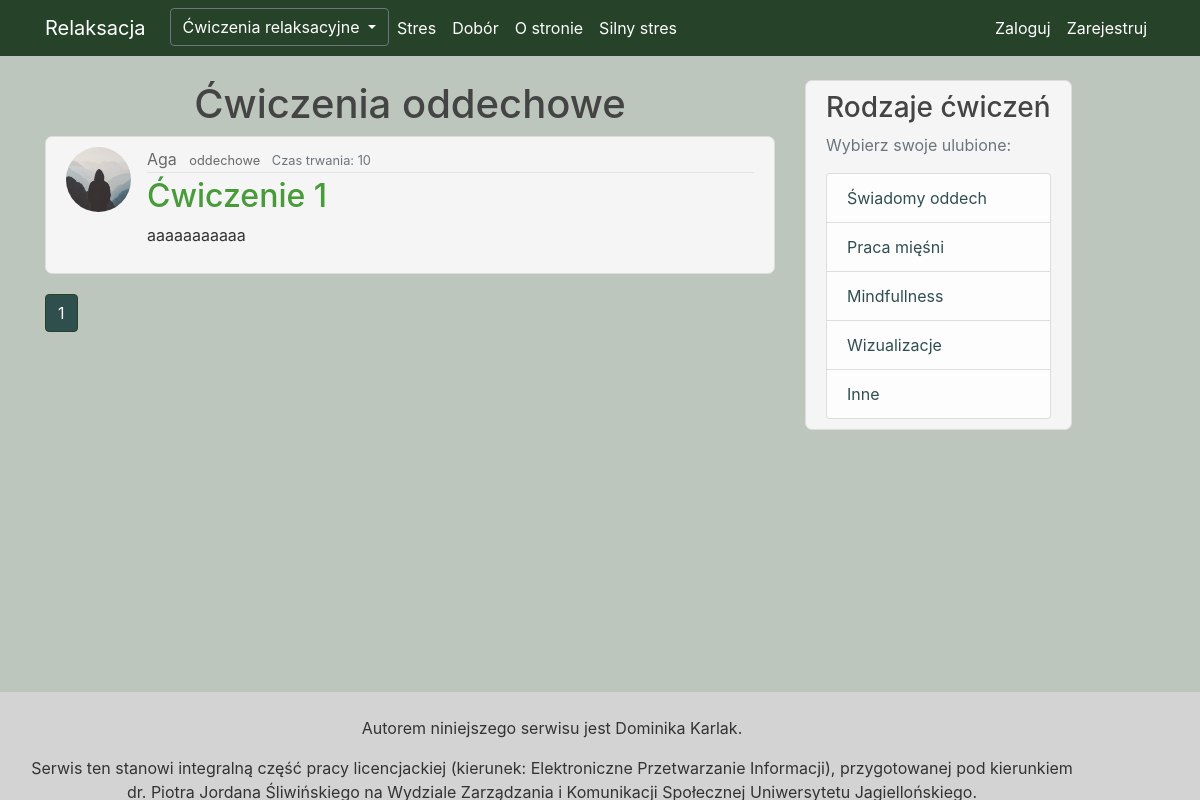
The app's page /oddechowe, older data.
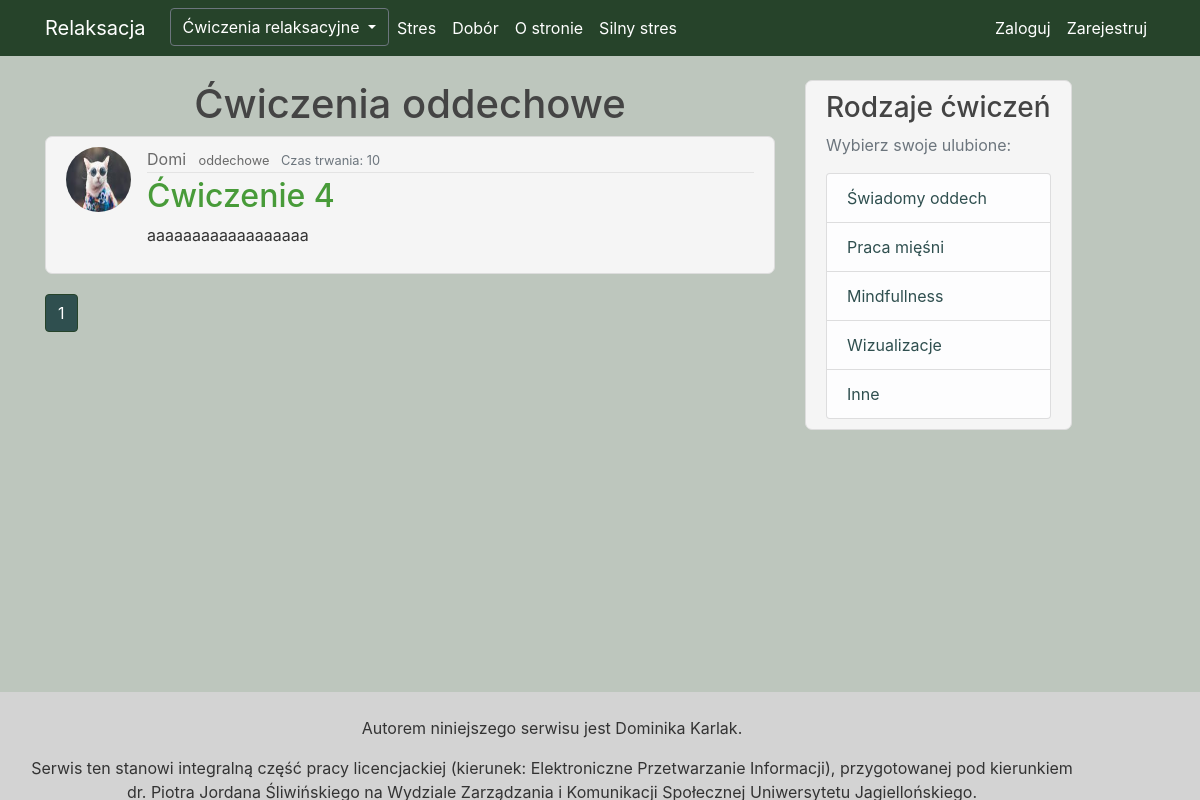
The same page, newer data.
### Relaks/models.py (models this page shows, shortened)
class Post(db.Model):
    id = db.Column(db.Integer, primary_key=True, autoincrement=True)
    name = db.Column(db.String(100), nullable=True)
    category = db.Column(db.String(100), nullable=True)
    time = db.Column(db.Integer, nullable=True)
    content = db.Column(db.Text, nullable=True)
    user_id = db.Column(db.Integer, db.ForeignKey('user.id'), nullable=False)
    fav = db.relationship('Favourite', backref='fav', lazy=True)
    comments = db.relationship("Comment", backref='article', lazy=True)

class User(db.Model, UserMixin):
    id = db.Column(db.Integer, primary_key=True)
    username = db.Column(db.String(20), unique=True, nullable=False)
    email = db.Column(db.String(120), unique=True, nullable=False)
    image_file = db.Column(db.String(20), nullable=False, default='default.jpg')
    password = db.Column(db.String(60), nullable=False)
    is_admin = db.Column(db.Boolean, nullable=False)
    posts = db.relationship('Post', backref='author', lazy=True)
    fav = db.relationship('Favourite', backref='author', lazy=True)
    comments = db.relationship('Comment', backref='author', lazy=True)

### Relaks/routes.py (the view)
@app.route("/oddechowe", methods=['GET', 'POST'])
def oddech():
    page = request.args.get('page', 1, type=int)
    post = Post.query.filter(
        Post.category == 'oddechowe').paginate(page=page, per_page=3)
    return render_template('oddech.html', title='Oddechowe', post=post)

### Relaks/templates/oddech.html (shortened to what this page needs)
{% extends "layout.html" %}
{% block content %}
    <h1 style="text-align: center"> Ćwiczenia oddechowe </h1>
    {% for post in post.items %}
          <article class="media content-section">
          <img class="rounded-circle article-img" src="{{ url_for('static', filename='photo/' + post.author.image_file) }}">
          <div class="media-body">
            <div class="article-metadata">
              <a class="mr-2" href="{{ url_for('user_posts', username=post.author.username) }}">{{ post.author.username }}</a>
              <small class="article-category">
          <a
            class="mr-2"
            href="{{ url_for('oddech', category=post.category) }}"
            >{{ post.category }}</a>
                </small>
                <small class="text-muted">Czas trwania: {{ post.time }}</small>
            </div>
            <h2> <a class="article-title" href="{{ url_for('post', post_id=post.id) }}">{{ post.name}}</a> </h2>
            <p class="article-content">{{ post.content }}</p>
          </div>
        </article>
    {% endfor %}
      {% for page_num in post.iter_pages(left_edge=1, right_edge=1, left_current=1, right_current=2) %}
        {% if page_num %}
            {% if post.page == page_num %}
                <a class="btn btn-info mb-4" style="background-color: darkslategrey; border-color: #26432a" href="{{ url_for('oddech', page=page_num)  }}"> {{ page_num }}</a>
             {% else %}
                <a class="btn btn-outline-info mb-4" style="background-color: darkslategrey; border-color: #26432a; " href="{{ url_for('oddech', page=page_num)  }}"> {{ page_num }}</a>
             {% endif %}
        {% endif %}
    {% endfor %}
{% endblock content %}

Row changes from the older to the newer data that the page shows:
removed Post: image_file (placeholder picture), author.username "Aga", category "oddechowe", time "10", name "Ćwiczenie 1", content "aaaaaaaaaaa"
now on this page (row edited): Post: image_file (picture), author.username "Domi", category "oddechowe", time "10", name "Ćwiczenie 4", content "aaaaaaaaaaaaaaaaaa"
